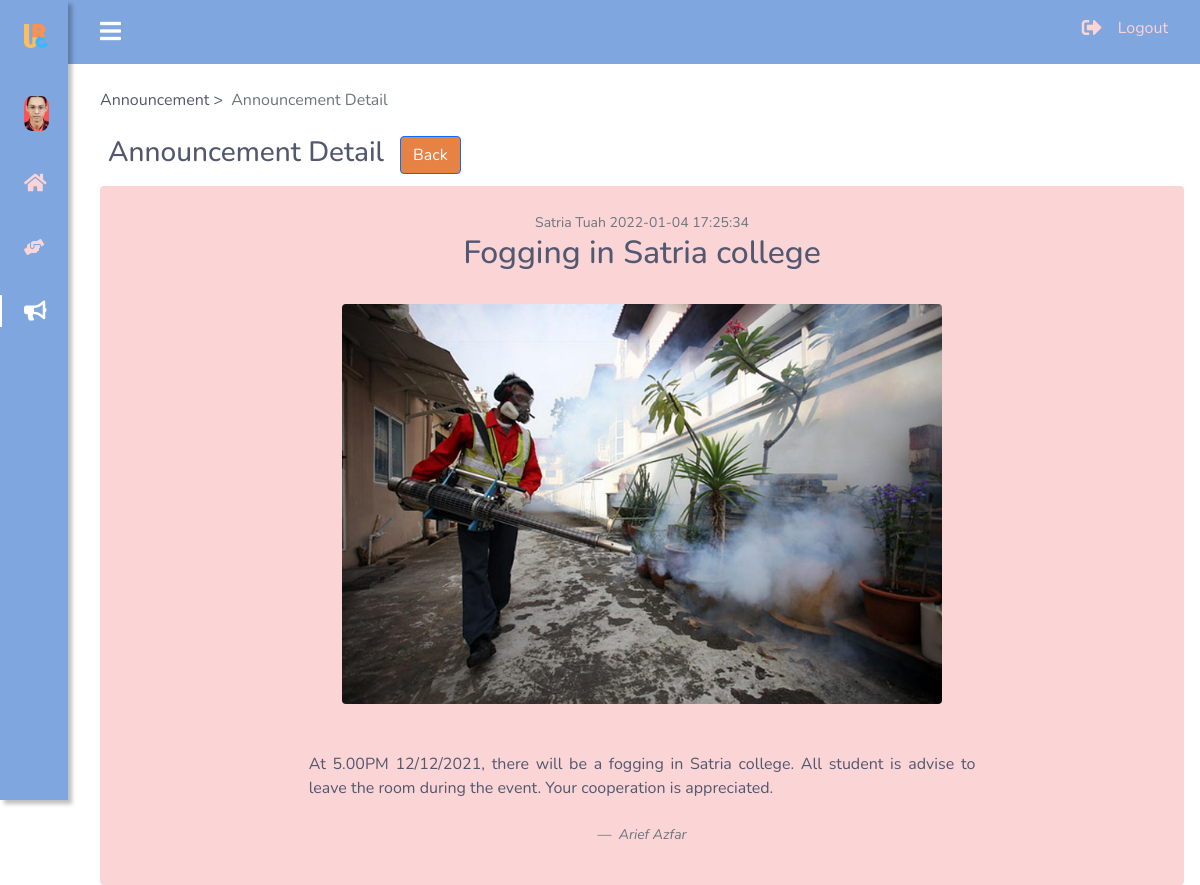
Page /maint/annDetail.php?id=22 (signed in) on the committed database.
### tables this page shows
CREATE TABLE `announcement` (
  `annID` int(10) NOT NULL,
  `annAuthor` varchar(50) NOT NULL,
  `title` text NOT NULL,
  `text` longtext NOT NULL,
  `creationDate` timestamp NOT NULL DEFAULT current_timestamp(),
  `updationDate` timestamp NULL DEFAULT NULL,
  `blockID` varchar(10) NOT NULL,
  `approveBy` varchar(10) NOT NULL,
  `display` int(1) NOT NULL,
  `reason` text DEFAULT NULL
);

CREATE TABLE `college` (
  `collegeID` varchar(10) NOT NULL,
  `collegeName` text NOT NULL,
  `noStudent` int(10) NOT NULL
);

CREATE TABLE `block` (
  `blockID` varchar(10) NOT NULL,
  `collegeID` varchar(10) NOT NULL,
  `blockName` text NOT NULL
);

CREATE TABLE `fileuploaded` (
  `fuID` int(10) NOT NULL,
  `hdID` int(10) DEFAULT NULL,
  `hdtID` int(10) DEFAULT NULL,
  `annID` int(10) DEFAULT NULL,
  `aID` int(10) DEFAULT NULL,
  `fileName` varchar(255) NOT NULL,
  `filePath` varchar(255) NOT NULL,
  `createdBy` varchar(10) NOT NULL,
  `creationDate` timestamp NOT NULL DEFAULT current_timestamp() ON UPDATE current_timestamp()
);

### public/maint/annDetail.php (the view, shortened to what this page needs)
<?php
  include("../config.php");
  $annid=$_GET['id'];
?>
<!DOCTYPE html>
<html>
<head>
</head>
<body id="body-pd">
	<div class="pt-4">
		<div class="d-flex flex-column " id="content">
			<nav aria-label="breadcrumb">
			  	<ol class="breadcrumb">
			    	<li class="breadcrumb-item">Announcement</li>
			    	<li class="breadcrumb-item active" aria-current="page">Announcement Detail</li>
			  	</ol>
			</nav>
			<div class="d-flex">
				<div class="p-2">
					<h3 id="heading1">Announcement Detail</h3>
				</div>
				<div class="p-2">
					<button type="button" class="btn btn-primary" id="back-btn" onclick="location.href='annGeneral.php'">Back</button>
				</div>
			</div>
			<div class="rounded p-4 bg-color">
				<div class="container">
				    <?php
				      $sql_ann=mysqli_query($conn, "SELECT announcement.*, block.blockName, block.collegeID, college.collegeName, fileuploaded.fileName, fileuploaded.filePath FROM announcement JOIN block ON announcement.blockID = block.blockID JOIN college ON block.collegeID = college.collegeID JOIN fileuploaded on announcement.annID = fileuploaded.annID WHERE announcement.annID='$annid'");
         			 while($row=mysqli_fetch_array($sql_ann)){
				    ?>
				    <div class="row justify-content-center">
				      <div class="col-12 col-sm-8" align="center">
				        <small class="text-muted"><?php echo htmlentities($row['collegeName'])?> <?php echo htmlentities($row['blockName'])?> <?php echo htmlentities($row['creationDate'])?></small>
				        <h2 align="center"><?php echo htmlentities($row['title']) ?></h2>
				      </div>
				    </div>
				    <div class="row justify-content-center">
				      <div class="col-12 col-sm-8 py-4" align="center">
				        <img class="rounded img-fluid" style="max-height: 25rem;" src="<?php echo htmlentities($row['filePath']."/".$row['fileName'])?>" alt="cover photo">
				    	</div>
				    </div>
				    <div class="row justify-content-center">
				      <div class="col-12 col-sm-8 py-4" align="justify">
				      	<p class="text-break"><?php echo htmlentities($row['text']) ?></p>
				    	</div>
				      <div class="col-12 col-sm-8 " align="center">
					        <footer class="blockquote-footer">
					          <cite class="text-muted"><?php echo htmlentities($row['annAuthor']) ?></cite>
					        </footer>
				    	</div>
				    </div>
		      </div>
				    <?php }?>
			</div>
	</div>
</body>
</html>

### css/maint.css (style rules this page uses)
:root { --header-height: 3rem; --nav-width: 68px; --color-one: #7FA6DF; --color-two: #515870; --color-three: #FBD4D5; --color-four: #515870; --color-five: #E68244; --white-color: #FFFFFF; --body-font: 'Nunito', sans-serif; --normal-font-size: 1rem; --z-fixed: 100; }
body { position: relative; margin: var(--header-height) 0 0 0; padding: 0 1rem; font-family: var(--body-font); font-size: var(--normal-font-size); transition: .5s; }
a { text-decoration: none !important; }
.breadcrumb-item::after { content: " > " !important; }
.breadcrumb li:last-child:after, .breadcrumb-item::before { content: "" !important; }
.header { width: 100%; height: var(--header-height); position: fixed; top: 0; left: 0; display: flex; align-items: center; justify-content: space-between; padding: 0 1rem; background-color: var(--color-one); z-index: var(--z-fixed); transition: .5s; }
.header_toggle { color: var(--white-color); font-size: 1.5rem; cursor: pointer; }
.profile-icon { width: 25px; height: 35px; display: flex; justify-content: center; border-radius: 30%; overflow: hidden; align-items: center; }
.profile-icon img { width: 40px; }
.l-navbar { position: fixed; top: 0; left: -30%; width: var(--nav-width); height: 100vh; background-color: var(--color-one); padding: .5rem 1rem 0 0; transition: .5s; z-index: var(--z-fixed); box-shadow: 4px 4px 4px rgb(0 0 0 / 25%); }
.nav { height: 100%; display: flex; flex-direction: column; justify-content: space-between; overflow: hidden; }
.nav_logo, .nav_link, .logout, .nav_dropdown { display: grid; grid-template-columns: max-content max-content; align-items: center; column-gap: 1rem; padding: .5rem 0 .5rem 1.5rem; }
.nav_logo { margin-bottom: 2rem; cursor: auto; }
.nav_logo-icon { background: url("http://localhost/ureco/asset/favicon-32x32.png"); height: 1.5rem; width: 1.5rem; display: block; background-size: contain; }
.nav_link, .logout, .nav_dropdown { position: relative; color: var(--color-three); margin-bottom: 1.5rem; transition: .3s; }
.logout { margin-bottom: 0.5rem; }
.nav_icon { font-size: 1.25rem; }
.active { color: var(--white-color); }
.active::before { content: ''; position: absolute; left: 0; width: 2px; height: 32px; background-color: var(--white-color); }
@media screen and (min-width: 768px) { body { margin: calc(var(--header-height) + 1rem) 0 0 0; padding-left: calc(var(--nav-width) + 2rem); } }
@media screen and (min-width: 768px) { .header { height: calc(var(--header-height) + 1rem); padding: 0 2rem 0 calc(var(--nav-width) + 2rem); } }
@media screen and (min-width: 768px) { .l-navbar { left: 0; padding: 1rem 1rem 0 0; } }
#content, #content input { color: var(--color-four); }
#content button, #add-btn { background-color: var(--color-five); color: var(--white-color); }
.bg-color { background-color: var(--color-three); }

### rows in the picture
announcement: college.collegeName "Satria", blockID.blockName "Tuah", creationDate "2022-01-04 17:25:34", title "Fogging in Satria college", fileuploaded.filePath+fileName (picture), text "At 5.00PM 12/12/2021, there will be a fogging in Satria college. All student is advise to leave the room during the event. Your cooperation is appreciated.", annAuthor "Arief Azfar"
